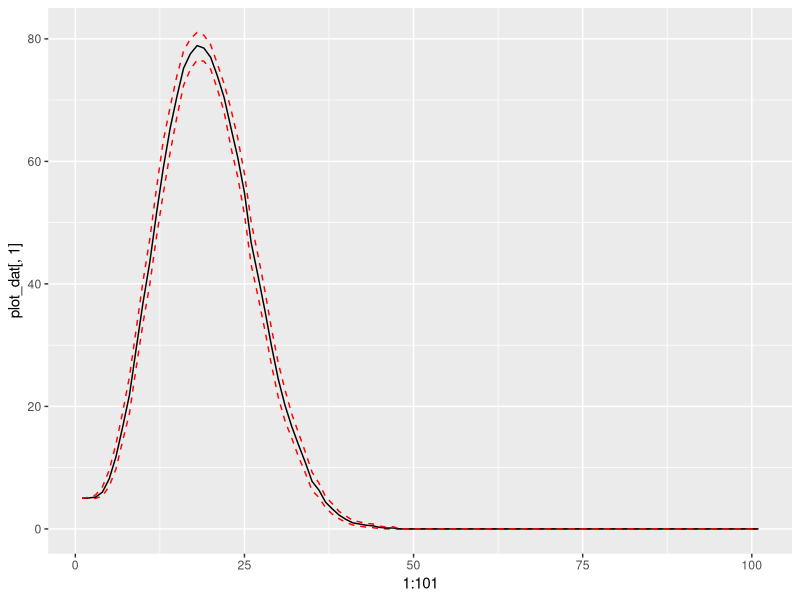

Here is the R script that generated this plot:
## ---- chunk 1
library(tidyverse)
library(ggplot2)
library(boot)
#create starting positions and state function
starting_vals <- function(num_subjects, I_0, x_dim, y_dim, prop_vac){
  
  #Infect I_0 many starting subjects
  subjects <- rep('S', num_subjects)
  infect <- sample(x = 1:num_subjects, size=I_0, replace=FALSE)
  subjects[infect] <- 'I'
  
  #Determining if a person is vaccinated
  vac_ppl <- sample(x = 1:num_subjects, size = round(prop_vac * num_subjects), replace = F)
  vac_vec <- rep(F , num_subjects)
  vac_vec[vac_ppl] <- T
  
  #Storage for x, y starting positions for the subjects
  start_x <- runif(n=num_subjects, min=0, max=x_dim)
  start_y <- runif(n=num_subjects, min=0, max=y_dim)
  
  inc_time <- rep(-1, num_subjects)
  rec_days <- rep(-1, num_subjects)
  
  #Put into a data frame
  df <- as.data.frame(cbind(as.numeric(start_x), as.numeric(start_y), subjects, rec_days, inc_time, vac_vec))
  colnames(df)[1] <- 'x'
  colnames(df)[2] <- 'y'
  colnames(df)[3] <- 'subjects'
  colnames(df)[4] <- 'incubation'
  colnames(df)[5] <- 'recovery'
  colnames(df)[6] <- 'vaccine'
  
  #Assign a recovery time to the infected subjects
  df[df[,3] == 'I', 5] <- rpois(I_0, 14)
  
  #Assign an incubation time to the infected subjects
  df[df[,3] == 'I', 4] <- rpois(I_0, 5)
  
  return(df)
}

#Random step length function
get_step_length <- function(df, x_dim, y_dim){
  step_lengths <- rnorm(n=nrow(df), mean=min(x_dim, y_dim)/4, sd=min(x_dim, y_dim)/12)
  return(step_lengths)
}

#Random step direction function
get_step_direction <- function(length_vec){
  direction <- runif(n=length(length_vec), min=0, max=2*pi)
}

#Get delta_x, delta_y
get_delts <- function(length_vec, direc_vec){
  delta_x <- length_vec * cos(direc_vec)
  delta_y <- length_vec * sin(direc_vec)
  return(cbind(delta_x, delta_y))
}

#Function for getting updated coordinates
update_coords <- function(og_df, delta_df){
  new_mx <- matrix(data=NA, nrow=nrow(og_df), ncol=5)
  new_df <- data.frame(new_mx)
  new_df[,1] <- as.numeric(og_df[,'x']) + delta_df[,'delta_x']
  new_df[,2] <- as.numeric(og_df[,'y']) + delta_df[,'delta_y']
  new_df[,3] <- og_df[,3]
  new_df[,4] <- og_df[,4]
  new_df[,5] <- og_df[,5]
  new_df[,6] <- og_df[,6]
  colnames(new_df) <- c('x', 'y', 'subjects', 'incubation', 'recovery', 'vaccine')
  new_df
}

coord_checker <- function(og_df, new_df, x_dim, y_dim){
  baddies <- NULL
  for(i in 1:nrow(new_df)){
    if(as.numeric(new_df[i, 'x']) > x_dim | as.numeric(new_df[i, 'x']) < 0 | as.numeric(new_df[i, 'y']) > y_dim | as.numeric(new_df[i, 'y']) < 0){
      baddies <- append(baddies, i)
    }
  }
  
  if(is.null(baddies)){
    return(new_df)
  }else{
  new_step <- get_step_length(new_df[i,], x_dim, y_dim)
  new_direction <- get_step_direction(new_step)
  new_change <- get_delts(new_step, new_direction)
  new_df <- update_coords(og_df[baddies,], new_change)
  full_df <- rbind(new_df, og_df[-baddies,])
  return(coord_checker(og_df, full_df, x_dim, y_dim))
  }
}

#Function for deciding if infections occurred
infection_status <- function(state, mean_crit_dist){
  
  current_infected <- state[state[,3]=='I' & state[,4] <= 0,]
  current_suceptable <- state[state[,3]=='S',]
  current_removed <- state[state[,3]=='R',]
  current_non_contagious <- state[state[,3]=='I' & state[,4] > 0,]
  
  #store new infection status
  newly_infected <- NULL
  
  #Check to see which susceptible subjects get infected
  #For loop
  if(nrow(current_suceptable) != 0 & nrow(current_infected) != 0){
  for(i in 1:nrow(current_infected)){
    for(j in 1:nrow(current_suceptable)){
      x_i <- as.numeric(current_infected[i, 'x'])
      y_i <- as.numeric(current_infected[i, 'y'])
      x_s <- as.numeric(current_suceptable[j, 'x'])
      y_s <- as.numeric(current_suceptable[j, 'y'])
      
      crucial_distance <- rexp(1, 1/mean_crit_dist)
      vaccine_status <- current_suceptable[j, 'vaccine']
      if(vaccine_status == T) {
        vac_eff <- as.logical(rbinom(1,1,.8))
      }
      else {
        vac_eff <- F
      }
      
      d <- sqrt((x_i - x_s)^2 + (y_i - y_s)^2)
      if(d <= crucial_distance & (vac_eff == F)){
        newly_infected <- c(newly_infected, j)
      }
    }
  }
  
  current_suceptable[newly_infected, 3] <- 'I'
  #Give incubation time
  current_suceptable[newly_infected, 4] <- rpois(n=length(newly_infected), lambda = 5)
  #Give recovery time
  current_suceptable[newly_infected, 5] <- rpois(n=length(newly_infected), lambda = 14)
  
  new_state <- rbind(current_infected, current_suceptable, current_removed, current_non_contagious)
  return(new_state)
  }else{return(state)}
}

#simulation function
simulator <- function(days, num_subjects, x_dim, y_dim, I_0, inf_dist, prop_vac){
  initial_data <- starting_vals(num_subjects = num_subjects, x_dim=x_dim, y_dim=y_dim, I_0=I_0, prop_vac = prop_vac)
  end_day <- list()
  num_cases <- rep(NA, days)
  num_cases <- c(I_0, num_cases)
  num_new_cases <- rep(NA, days)
  
  for(i in 1:days){
    
    if(i == 1){
      step_size <- get_step_length(initial_data, x_dim, y_dim)
      direction <- get_step_direction(step_size)
      change <- get_delts(step_size, direction)
  
      updated_positions <- update_coords(initial_data, change)
      checked_positions <- coord_checker(og_df=initial_data, new_df=updated_positions, x_dim=x_dim, y_dim=y_dim)
      new_status <- infection_status(checked_positions, inf_dist)
      
      #recovery time code
      not_recovered <- new_status[as.numeric(new_status[, 5]) > 0, ]
      new_time <- as.numeric(not_recovered[, 5]) - 1
      not_recovered[, 5] <- new_time
      infected_0 <- new_status[as.numeric(new_status[, 5]) == 0, ]
      infected_0[, 3] <- rep('R', nrow(infected_0))
      not_infected = new_status[as.numeric(new_status[, 5]) < 0, ]
      new_status = rbind(not_recovered, infected_0, not_infected)
      
      #incubation time code
      infected_people <- new_status[new_status[,3] == 'I',]
      new_inc_time <- as.numeric(infected_people[,4]) - 1
      infected_people[,4] <- new_inc_time
      other_people <- new_status[new_status[,3] != 'I',]
      new_status <- rbind(infected_people, other_people)
      
      end_day[[i]] <- new_status
      
      #Calculate number of new cases
      num_cases[i+1] <- sum(new_status[,3]=='I')
      num_new_cases[i] <- sum(new_status[,3]=='I') - I_0
      
    }
    
    else{
      step_size <- get_step_length(initial_data, x_dim, y_dim)
      direction <- get_step_direction(step_size)
      change <- get_delts(step_size, direction)
  
      updated_positions <- update_coords(end_day[[i-1]], change)
      checked_positions <- coord_checker(og_df=end_day[[i-1]], new_df=updated_positions, x_dim=x_dim, y_dim=y_dim)
      new_status <- infection_status(checked_positions, inf_dist)
      
      not_recovered <- new_status[as.numeric(new_status[, 5]) > 0, ]
      new_time <- as.numeric(not_recovered[, 5]) - 1
      not_recovered[, 5] <- new_time
      infected_0 <- new_status[as.numeric(new_status[, 5]) == 0, ]
      infected_0[, 3] <- rep('R', nrow(infected_0))
      not_infected = new_status[as.numeric(new_status[, 5]) < 0, ]
      new_status = rbind(not_recovered, infected_0, not_infected)
      
      #incubation time code
      infected_people <- new_status[new_status[,3] == 'I',]
      new_inc_time <- as.numeric(infected_people[,4]) - 1
      infected_people[,4] <- new_inc_time
      other_people <- new_status[new_status[,3] != 'I',]
      new_status <- rbind(infected_people, other_people)

      end_day[[i]] <- new_status
      
      #Calculate number of new cases
      num_cases[i+1] <- sum(new_status[,3]=='I')
      num_new_cases[i] <- sum(new_status[,3]=='I') - num_cases[i-1]
  
    }
  }
  return(num_cases)
}

#bootstrap
mean_func <- function(daytuh, idx) {
  mean(daytuh[idx])
}

get_bootstrap_cis <- function(days, num_subjects, x_dim, y_dim, I_0, inf_dist, sample_size, ci_type='perc', prop_vac = 0){
  #Create data frame to store samples
  samps <- matrix(data=NA, nrow=sample_size, ncol=days + 1)
  samps <- data.frame(samps)
  
  #Create data frame to store confidence intervals
  ci_df <- matrix(data=NA, nrow=days + 1, ncol=3)
  ci_df <- data.frame(ci_df)
  
  for(i in 1:sample_size){
    samps[i, ] <- simulator(days, num_subjects, x_dim, y_dim, I_0, inf_dist, prop_vac)
  }
  
  for(i in 1:ncol(samps)){
    #Make sure column has more than one unique value
    check <- (length(unique(samps[ ,i])) != 1)
    if(check){
    boot_obj <- boot(samps[ ,i], mean_func, 2000)
    ci_obj <- boot.ci(boot_obj, conf = .95, type = ci_type)
    ci_df[i, 1] <- ci_obj$percent[4]
    ci_df[i, 2] <- ci_obj$t0
    ci_df[i, 3] <- ci_obj$percent[5]
    }else{ci_df[i, ] <- c(samps[1, i], samps[1, i], samps[1, i])}
  }
return(ci_df)
}

## ---- chunk 2
plot_dat <- get_bootstrap_cis(days=100, num_subjects=100, x_dim=1, y_dim=1, I_0=5, inf_dist=0.1, sample_size=20, prop_vac = 0.8)

ggplot() +
  geom_line(aes(x=1:101, y=plot_dat[ ,1]), linetype = 2, color = 'red') +
  geom_line(aes(x=1:101, y=plot_dat[ ,2])) +
  geom_line(aes(x=1:101, y=plot_dat[ ,3]), linetype = 2, color = 'red')


